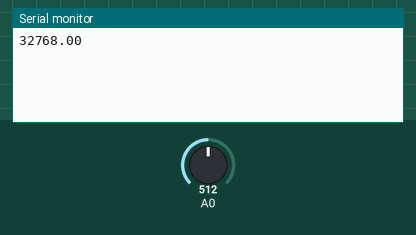
This sketch was run on a simulated Arduino Zero (SAMD21). Parts: the last lines printed to the serial monitor. Inputs (shaded band) come from the test bench; at power-on: A0 = 512 (analog values on the 0–1023 scale).

Above: at 1.2 s.
1.3 s: A0 set to 716
At 1.3 s:
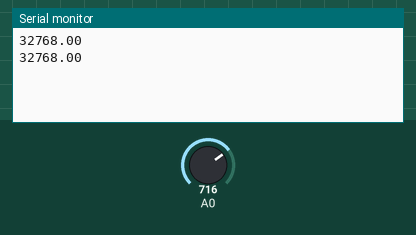
2.8 s: A0 set to 900
At 3.9 s:
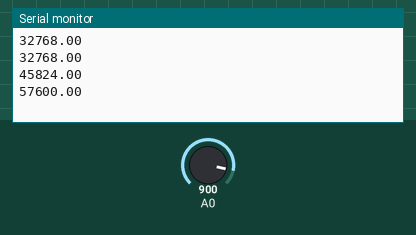
Timing chart, 0 to 5.8 s (numbered marks = the images above; inputs shaded):
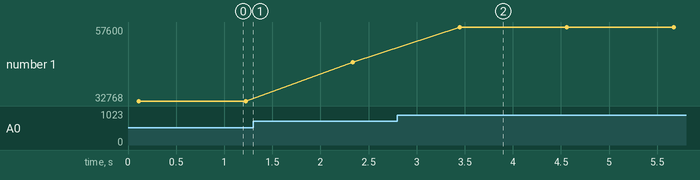

Measured:
- after the input at 2.8 s, the serial monitor: prints a new line after 0.65 s (image 2)
- plotted number 1: 32768 → 45824 after the input at 1.3 s, 45824 → 57600 after the input at 2.8 s

The sketch:

sketch_jan04a.ino
```cpp
void setup() {
  analogReadResolution(16);
  Serial.begin(115200);
}

void loop() {
float z, Z = 0;
  for (int i = 0; i < 1000; i++) {
    z = z + analogRead(0);
  }
  Z = z / 1000;
  Serial.println(Z);
  delay(1000);
  /*z = analogRead(0);
    Serial.println(z);*/
}
```
